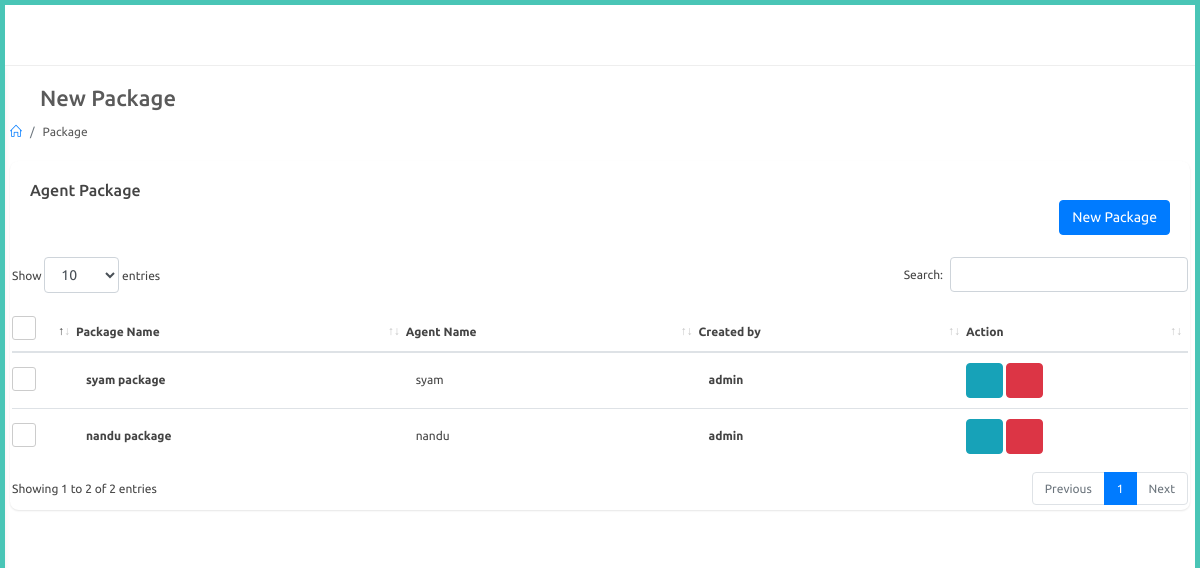
The page /adminapp/package (signed in) on the database its author committed.
### adminapp/models.py (models this page shows)
class AgentPackage(models.Model):
    agent = models.ForeignKey(Agent,on_delete=models.CASCADE,null=True)
    created_by = models.ForeignKey(User,on_delete=models.CASCADE,null=True)
    package_name = models.CharField(max_length=100)
    single_rate = models.FloatField()
    single_dc = models.FloatField()
    double_rate = models.FloatField()
    double_dc = models.FloatField()
    box_rate = models.FloatField()
    box_dc = models.FloatField()
    super_rate = models.FloatField()
    super_dc = models.FloatField()
    first_prize = models.FloatField()
    first_dc = models.FloatField()
    second_prize = models.FloatField()
    second_dc = models.FloatField()
    third_prize = models.FloatField()
    third_dc = models.FloatField()
    fourth_prize = models.FloatField()
    fourth_dc = models.FloatField()
    fifth_prize = models.FloatField()
    fifth_dc = models.FloatField()
    guarantee_prize = models.FloatField()
    guarantee_dc = models.FloatField()
    box_first_prize = models.FloatField()
    box_first_prize_dc = models.FloatField()
    box_series_prize = models.FloatField()
    box_series_dc = models.FloatField()
    single1_prize = models.FloatField()
    single1_dc = models.FloatField()
    double2_prize = models.FloatField()
    double2_dc = models.FloatField()
    def __str__(self):
        return str(self.package_name)

### website/models.py (models this page shows, shortened)
class Agent(models.Model):
    user = models.OneToOneField(User,on_delete=models.CASCADE,related_name="agent")
    agent_name = models.CharField(max_length=100,null=True)
    phone_number = models.CharField(max_length=100,null=True)

class User(AbstractUser):
    is_agent = models.BooleanField("is agent", default=False)
    is_dealer = models.BooleanField("is dealer", default=False)

### adminapp/views.py (the view)
# urls.py: path('package',views.package,name="package"),
@login_required
@admin_required
def package(request):
    packages = AgentPackage.objects.filter().all()
    print(packages)
    context = {
        'packages' : packages
    }
    return render(request,'adminapp/package.html',context)

### templates/adminapp/package.html (shortened to what this page needs)
{% extends 'adminapp/partials/base.html' %}
{% load static %}
{% block content %}
<div id="main-content">
    <div class="container-fluid">
        <div class="block-header">
            <div class="row">
                <div class="col-lg-5 col-md-8 col-sm-12">
                    <h2><a href="javascript:void(0);" class="btn btn-xs btn-link btn-toggle-fullwidth"><i class="fa fa-arrow-left"></i></a> New Package </h2>
                    <ul class="breadcrumb">
                        <li class="breadcrumb-item"><a href="{% url 'adminapp:index' %}"><i class="icon-home"></i></a></li>
                        <li class="breadcrumb-item">Package</li>
                    </ul>
                </div>
            </div>
        </div>
        <div class="row clearfix">
            <div class="col-lg-12">
<div class="card">
    <div class="header">
        <h2>Agent Package</h2>
        <div class="text-right">                    <a href="{% url 'adminapp:new_package' %}" class="btn btn-primary">New Package</a>
        </div>
    </div>
    <div class="body">
        <div class="table-responsive">
            <table class="table table-hover js-basic-example dataTable table-custom m-b-0 c_list">
                <thead>
                    <tr>
                        <th>
                            <label class="fancy-checkbox">
                                <span></span>
                            </label>
                        </th>
                        <th>Package Name</th>
                        <th>Agent Name</th>
                        <th>Created by</th>
                        <th>Action</th>
                    </tr>
                </thead>
                    <tbody>
                    {% for package in packages %}
                    <tr>
                        <td style="width: 50px;">
                            <label class="fancy-checkbox">
                                <span></span>
                            </label>
                        </td>
                        <td>
                            <p class="c_name">{{package.package_name}}</p>
                        </td>
                        <td>
                            <span class="phone">{{package.agent.user}}</span>
                        </td>
                        <td>
                            <p class="c_name">{{package.created_by}}</p>
                        </td>
                        <td>
                            <a href="{% url 'adminapp:edit_package' package.id %}" class="btn btn-info" title="Edit">
                                <i class="fa fa-edit"></i>
                            </a>
                            <button type="button" onclick="packageDelete(('{{ package.id }}'))" data-type="confirm" class="btn btn-danger js-sweetalert" title="Delete"><i class="fa fa-trash-o"></i></button>
                        </td>
                    </tr>
                    {% endfor %}
                </tbody>
            </table>
        </div>
    </div>
</div>
</div>
</div>
</div>
</div>
{% endblock %}

### static/css/color_skins.css (style rules this page uses)
.theme-cyan:before, .theme-cyan:after { background: #49c5b6 }

### rows shown on the page
AgentPackage: package_name "syam package", agent.user "syam", created_by "admin"
AgentPackage: package_name "nandu package", agent.user "nandu", created_by "admin"
